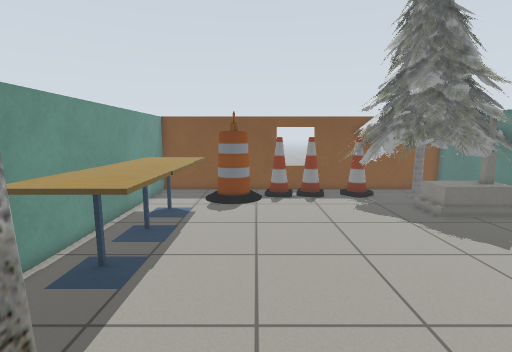
View 1 (above)

19 first-person views from a walk through a world built for the Gazebo simulator. The camera is 1.1 m above the floor, tilts 8° down and sees 85° across. The lines on the ground mark 1 m squares. The floor is counted in squares, 0.25 m on a side. Each view is taken from the middle of a square. On the plan, view 1 faces up. The plan holds only what a view shows up to about 20 squares ahead; the rest is blank. The robots in the file are not drawn. Gazebo's built-in surfaces are drawn with simple patterns. Some stock models are drawn as simple stand-ins. Some surface patterns are stand-ins.

View 2
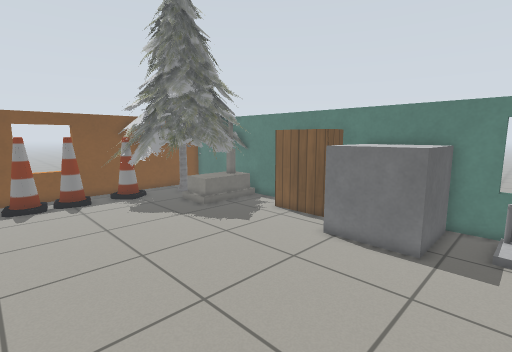

View 3
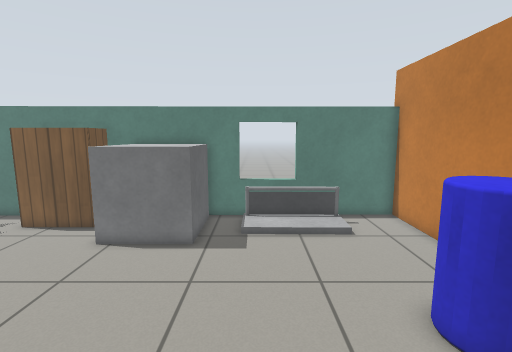

View 4
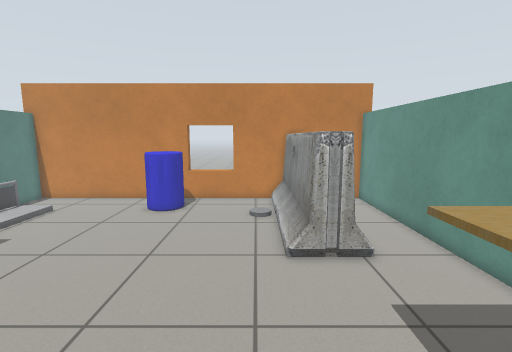

View 5
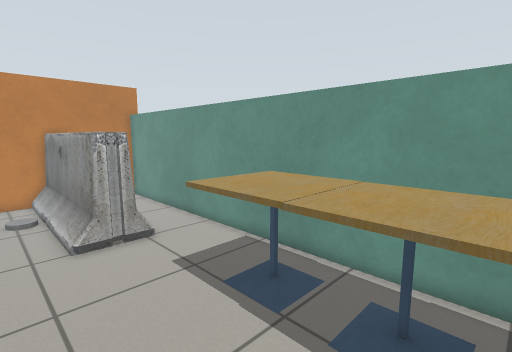

View 6
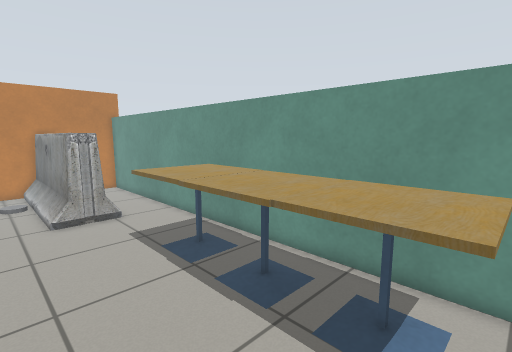

View 7
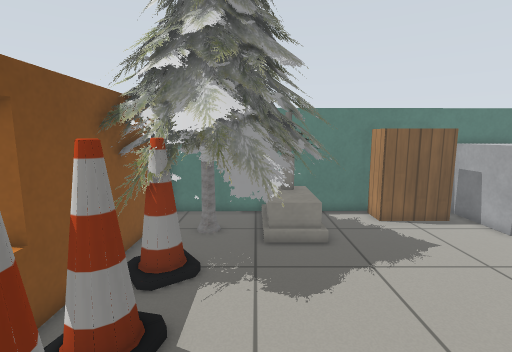

View 8
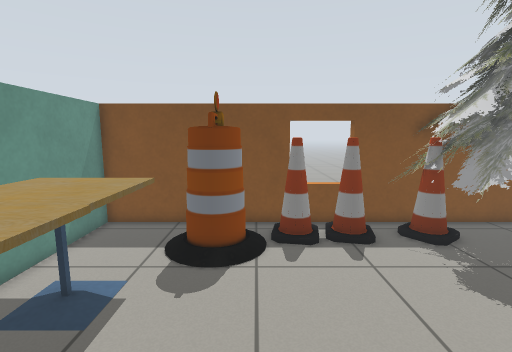

View 9
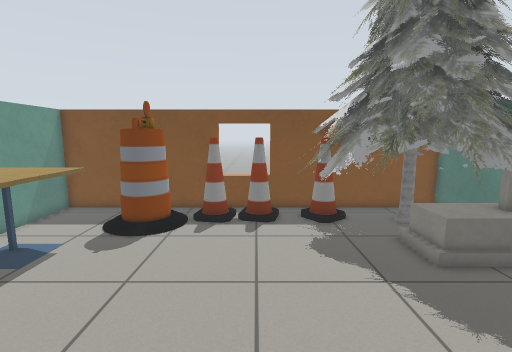

View 10
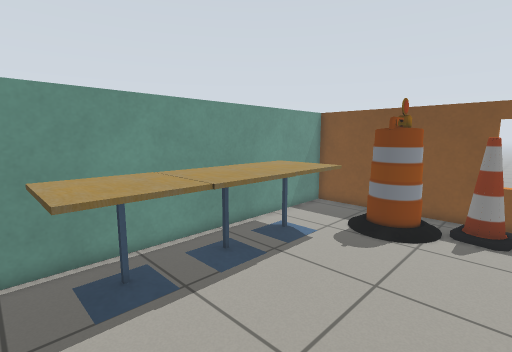

View 11
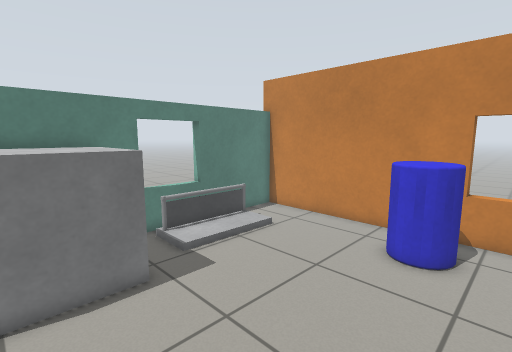

View 12
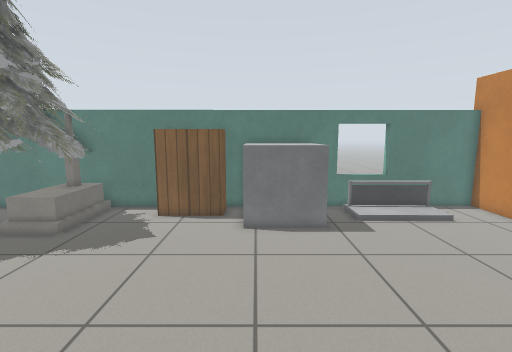

View 13
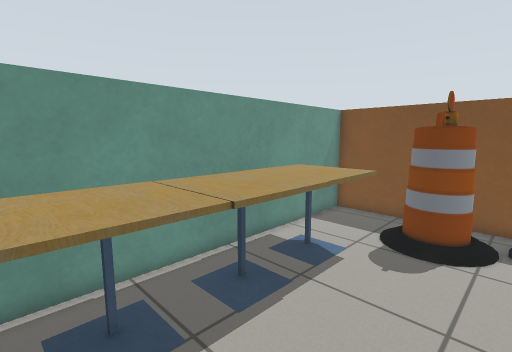

View 14
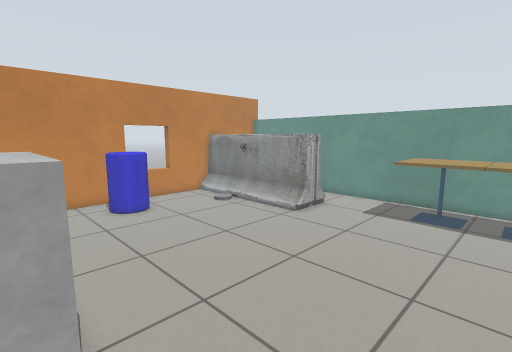

View 15
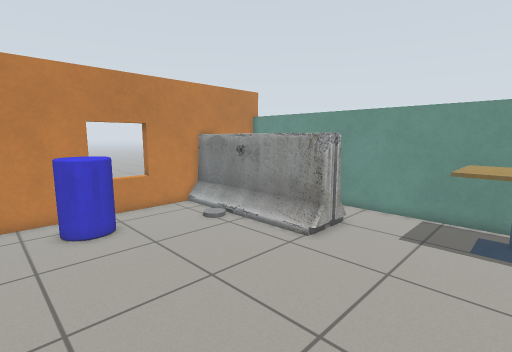

View 16
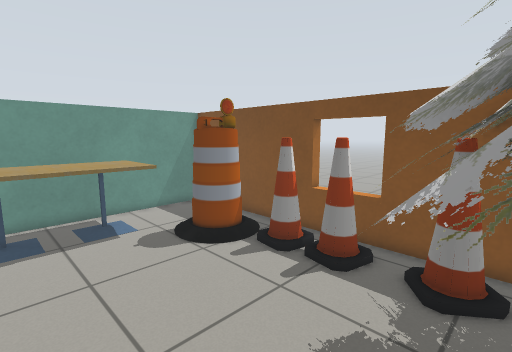

View 17
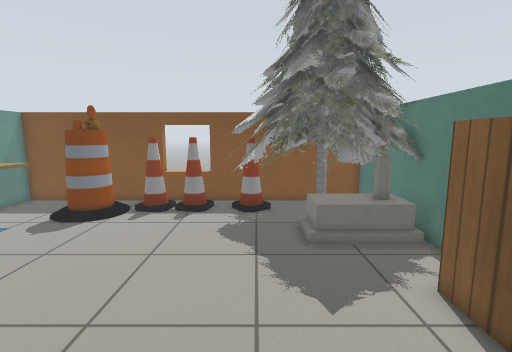

View 18
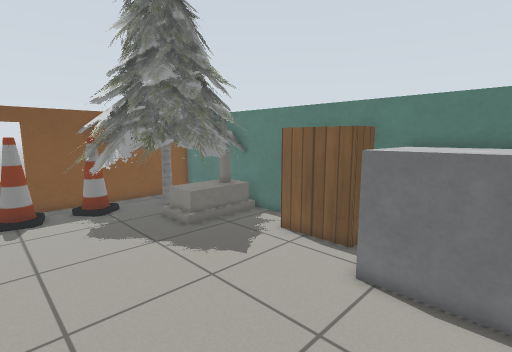

View 19
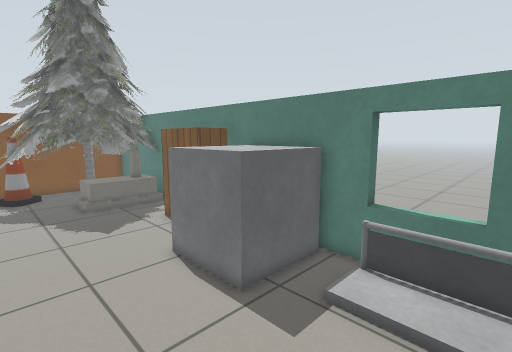

### Floor plan
Key: @ floor where view 1 was taken; # wall or solid block; . floor; = window, fence, low wall or low ledge; T pine tree; B barrel; C cafe table; A barrier; N cone; K bookshelf; O other object.
Columns run from 8 left of view 1 to 16 right of it. Each row starts with its distance up from view 1.
 24          #####      TT
 23 ##########==###TTTTTTTTT
 22 #...........N. TTTTTTTTT
 21 #.....BB.NN.NN TTTTTTTTTT
 20 #....BBB...... TTTTTTTTT
 19 #.....BB......TTTTTTTTTTT
 18 #CCCC......... TTTTTTTTTT
 17 #CCCCC.........TTTTTTTTT
 16 #CCCCC..........TTTTTTTT
 15 #CCCCC...........T TTTTT
 14 #CCCCC.............T  .#
 13 #CCCCC.................#
 12 #CCCCC.................#
 11 #CCCCC...............KK#
 10 #CCCCC...............K #
  9 #CCCCC...............K K
  8 #CCCCC...............KKK
  7 #CCCCC.................#
  6 #..................OOOOO
  5 #..................OOOOO
  4 #..................OOOOO
  3 #..................OOOOO
  2 #...AAA................#
  1 #...  A................##
  0 #...  A.@............ O =
 -1 #...  A.............. O =
 -2 #...  A.............. O =
 -3 #..   A.............. O #
 -4 #..   A......OO...... O #
 -5 #..   A......OOO........#
 -6 #.    A......OO.........#
 -7 #.    A ................#
 -8 #####AA###===############

Positions as (right, up) in squares from view 1, and headings:
1: (0, 0), facing up
2: (0, 0), facing up-right
3: (0, 0), facing right
4: (0, 12), facing down
5: (1, 14), facing down-left
6: (1, 18), facing down-left
7: (-1, 18), facing right
8: (0, 9), facing up
9: (4, 6), facing up
10: (3, 6), facing up-left
11: (3, 6), facing down-right
12: (-2, 6), facing right
13: (1, 7), facing up-left
14: (12, 12), facing down-left
15: (9, 9), facing down-left
16: (9, 12), facing up-left
17: (8, 4), facing up
18: (3, 3), facing up-right
19: (6, -3), facing up-right
